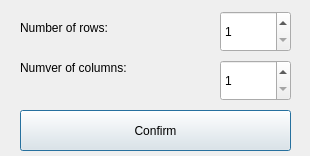
<?xml version="1.0" encoding="UTF-8"?>
<ui version="4.0">
 <class>createTable</class>
 <widget class="QDialog" name="createTable">
  <property name="geometry">
   <rect>
    <x>0</x>
    <y>0</y>
    <width>310</width>
    <height>156</height>
   </rect>
  </property>
  <property name="minimumSize">
   <size>
    <width>310</width>
    <height>156</height>
   </size>
  </property>
  <property name="maximumSize">
   <size>
    <width>310</width>
    <height>156</height>
   </size>
  </property>
  <property name="windowTitle">
   <string>Dialog</string>
  </property>
  <widget class="QLabel" name="numRow">
   <property name="geometry">
    <rect>
     <x>20</x>
     <y>20</y>
     <width>211</width>
     <height>16</height>
    </rect>
   </property>
   <property name="text">
    <string>Number of rows:</string>
   </property>
  </widget>
  <widget class="QLabel" name="numCol">
   <property name="geometry">
    <rect>
     <x>20</x>
     <y>60</y>
     <width>211</width>
     <height>16</height>
    </rect>
   </property>
   <property name="text">
    <string>Numver of columns:</string>
   </property>
  </widget>
  <widget class="QSpinBox" name="row">
   <property name="geometry">
    <rect>
     <x>220</x>
     <y>11</y>
     <width>71</width>
     <height>41</height>
    </rect>
   </property>
   <property name="minimum">
    <number>1</number>
   </property>
   <property name="maximum">
    <number>5</number>
   </property>
  </widget>
  <widget class="QSpinBox" name="col">
   <property name="geometry">
    <rect>
     <x>220</x>
     <y>60</y>
     <width>71</width>
     <height>41</height>
    </rect>
   </property>
   <property name="minimum">
    <number>1</number>
   </property>
   <property name="maximum">
    <number>5</number>
   </property>
  </widget>
  <widget class="QPushButton" name="confirm">
   <property name="geometry">
    <rect>
     <x>20</x>
     <y>110</y>
     <width>271</width>
     <height>41</height>
    </rect>
   </property>
   <property name="text">
    <string>Confirm</string>
   </property>
  </widget>
 </widget>
 <resources/>
 <connections/>
</ui>
